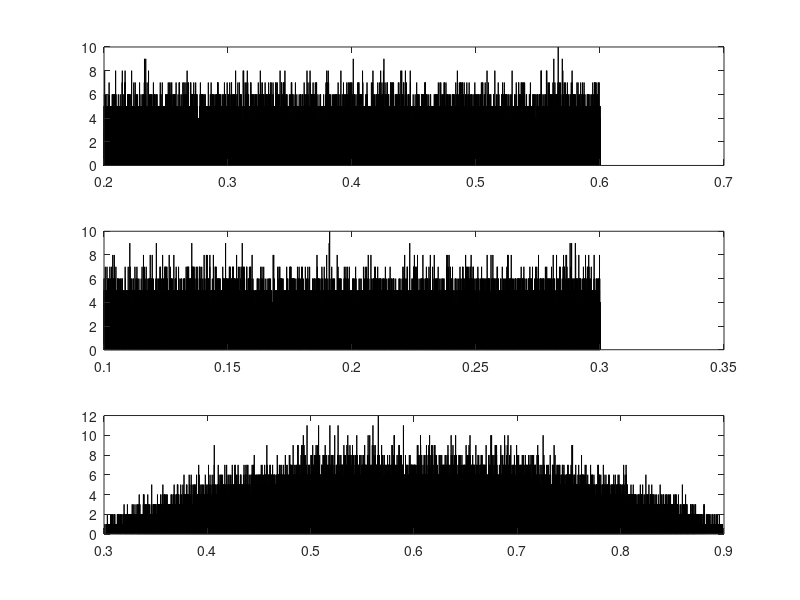

MATLAB code to generate this figure:
function [] = sum_uni()
  % sandbox to simulate two uniform distributions and their interaction.
  
  
  % two uniform distributions -- set min and max
  x_min = 0.2; x_max = 0.6;
  y_min = 0.1; y_max = 0.3;
  
  % set # samples
  n = 100000;
  
  x = (rand(n,1) .* (x_max-x_min)) + x_min;
  y = (rand(n,1) .* (y_max-y_min)) + y_min;
  
  % joint pdf
  joint_xy = x + y;
  
  subplot(3,1,1); hist(x,n/2);
  subplot(3,1,2); hist(y,n/2);
  subplot(3,1,3); hist(joint_xy, n/2);
 
